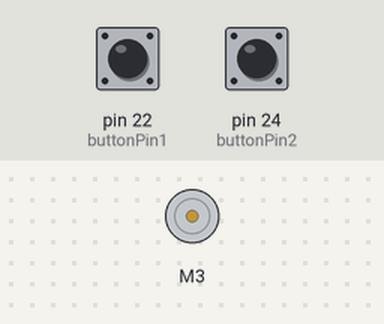
This sketch was run on a simulated Arduino Mega 2560, built with avr-gcc and run on an emulated ATmega2560. On the bench: DC motor (green arrow = forward, orange = backward, longer = faster). Inputs (shaded band) come from the test bench; at power-on: pin 22 (buttonPin1) HIGH, pin 24 (buttonPin2) HIGH. What the sketch prints to the serial monitor is not drawn.

Above: at 1.2 s.
1.3 s: pin 22 (buttonPin1) pulled LOW for 0.15 s
At 1.38 s:
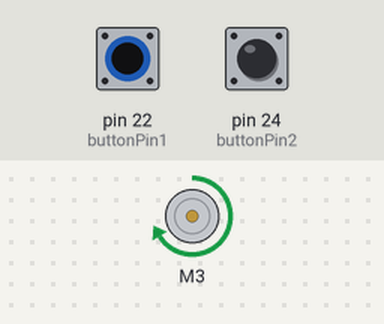
2.9 s: pin 24 (buttonPin2) pulled LOW for 0.15 s
At 2.98 s:
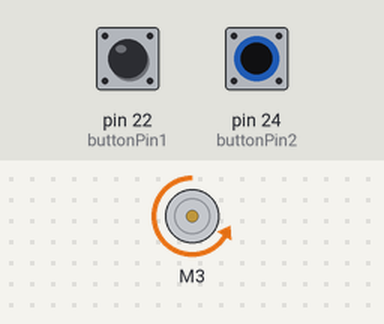
4.5 s: pin 22 (buttonPin1) pulled LOW for 1 s
At 6.4 s:
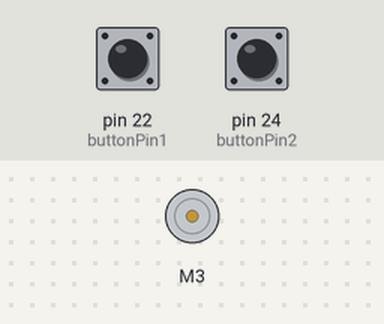
7.0 s: pin 24 (buttonPin2) pulled LOW for 1 s
At 7.4 s:
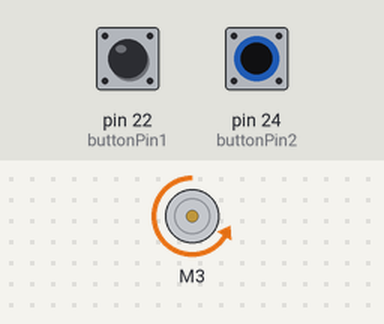
9.5 s: pin 22 (buttonPin1) pulsed LOW 2 times (0.12 s each, 0.3 s apart)
At 9.71 s:
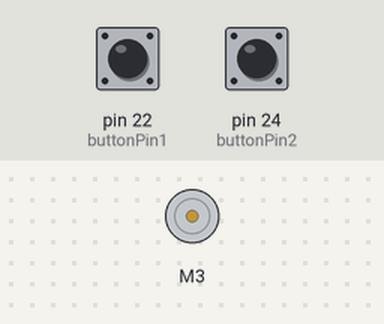
11.6 s: pin 24 (buttonPin2) pulsed LOW 5 times (0.12 s each, 0.3 s apart)
At 13.8 s:
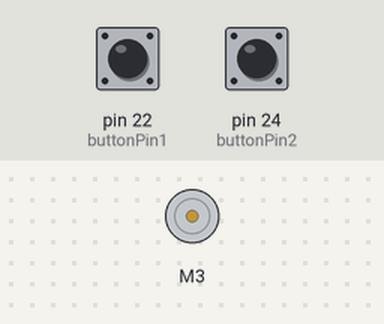
Timing chart, 0 to 15.3 s (numbered marks = the images above; inputs shaded):
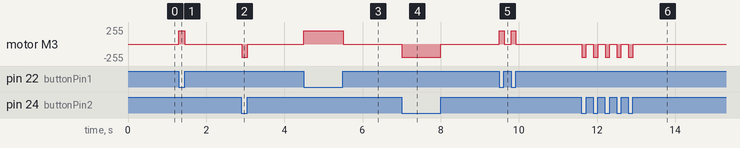

Measured:
- after the input at 1.3 s, motor M3: stopped → forward 200/255 at once, → stopped 0.15 s later
- after the input at 2.9 s, motor M3: stopped → backward 200/255 at once, → stopped 0.15 s later
- after the input at 4.5 s, motor M3: stopped → forward 200/255 at once, → stopped 1.0 s later
- after the input at 7.0 s, motor M3: stopped → backward 200/255 at once, → stopped 1.0 s later
- after the input at 9.5 s, motor M3: alternates forward 200/255 for 0.12 s and stopped for 0.17 s, 4 changes in all, then stays stopped, starting at once
- after the input at 11.6 s, motor M3: alternates backward 200/255 for 0.12 s and stopped for 0.18 s, 10 changes in all, then stays stopped, starting at once

The sketch:

Button_Motor_Control.ino
```cpp
#include <SoftwareSerial.h>
#include <AFMotor.h>
AF_DCMotor motor1(3, MOTOR12_64KHZ); // create motor #2, 64KHz pwm


// First we'll set up constants for the pin numbers.
// This will make it easier to follow the code below.

const int buttonPin1 = 22;  // pushbutton 1 pin
const int buttonPin2 = 24;  // pushbutton 2 pin


void setup()
{
  // Set up the pushbutton pins to be an input:
  pinMode(buttonPin1, INPUT);
  pinMode(buttonPin2, INPUT);

  pinMode(buttonPin1, INPUT_PULLUP); // Enable internal pull-up resistor on buttonPin
  pinMode(buttonPin2, INPUT_PULLUP); // Enable internal pull-up resistor on buttonPin

  //Setup all the Arduino Pins
    Serial.begin(9600); // set up Serial library at 9600 bps
    Serial.println("Motor test!");
    motor1.setSpeed(200); // set the speed to 200/255


}


void loop()
{
  // if the switch is high, motor will turn on one direction:
    if (digitalRead(buttonPin1) == LOW) {
      motor1.run(FORWARD); // turn it on going forward
      Serial.print("tick");
  }
//  else {
//      Serial.print("tack");
//      motor1.run(RELEASE); // stopped
//  }

    // if the switch is high, motor will turn on one direction:
    else if (digitalRead(buttonPin2) == LOW) {
      Serial.print("tock");
      motor1.run(BACKWARD); // the other way
  }
  else {
    Serial.print("tack");
    motor1.run(RELEASE); // stopped
  }

}
```
